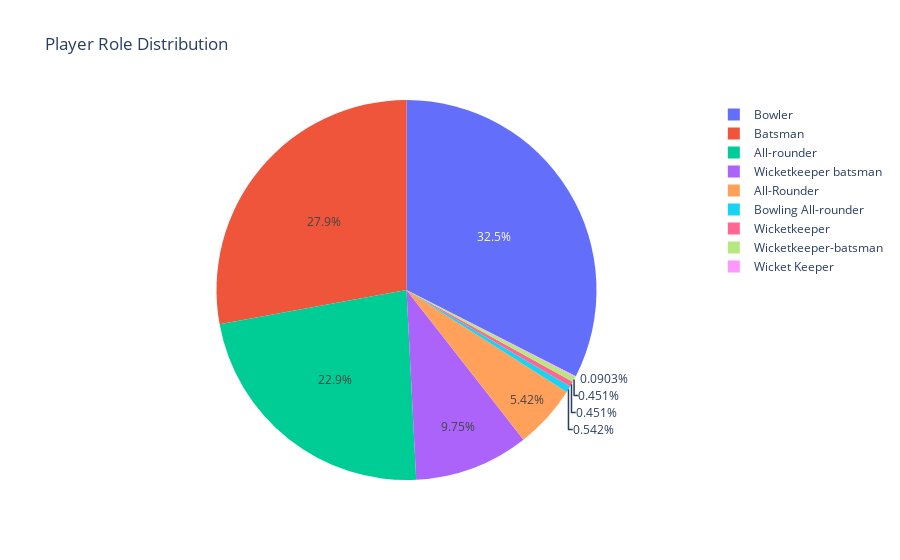

Notebook code cell kept with this figure:
### Markdown cell above
#### Role Distribution

### Code cell
if 'Role' in df.columns:
    fig = px.pie(df, names='Role', title='Player Role Distribution')
    fig.show()

### Figure 1 — Plotly figure (JSON) as saved in the notebook; plotly's stock layout.template omitted (floating-point values rounded to 4 significant figures; data arrays with more than 128 entries replaced by an {"elided": "..."} marker saying what was removed)
{"data": [{"domain": {"x": [0, 1], "y": [0, 1]}, "hovertemplate": "Role=%{label}<extra></extra>", "labels": {"elided": "1108 str values"}, "legendgroup": "", "name": "", "showlegend": true, "type": "pie"}], "layout": {"legend": {"tracegroupgap": 0}, "title": {"text": "Player Role Distribution"}}}
